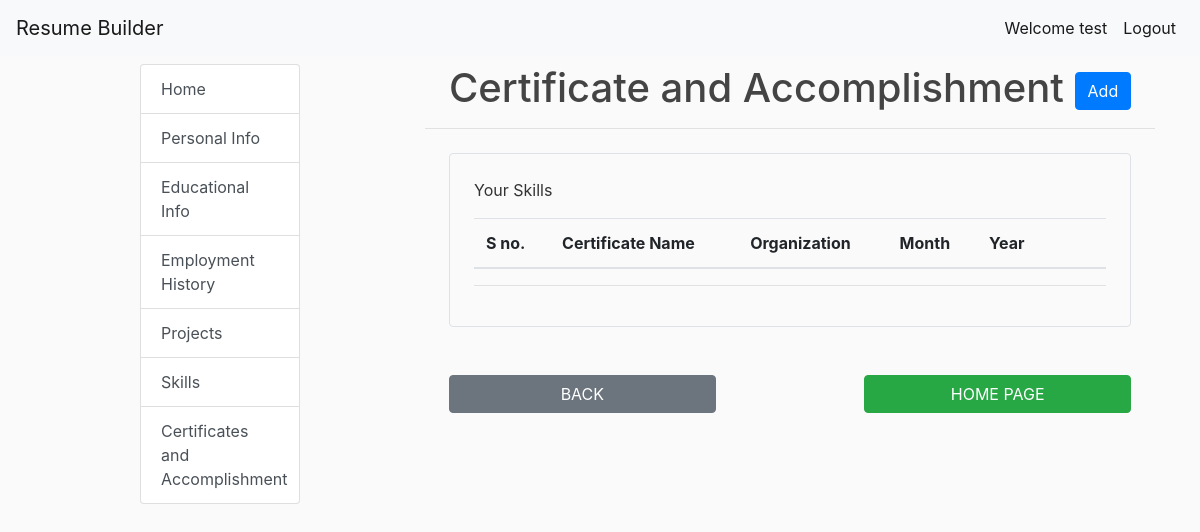
Page /certificate_list/ (signed in) on the earlier database version.
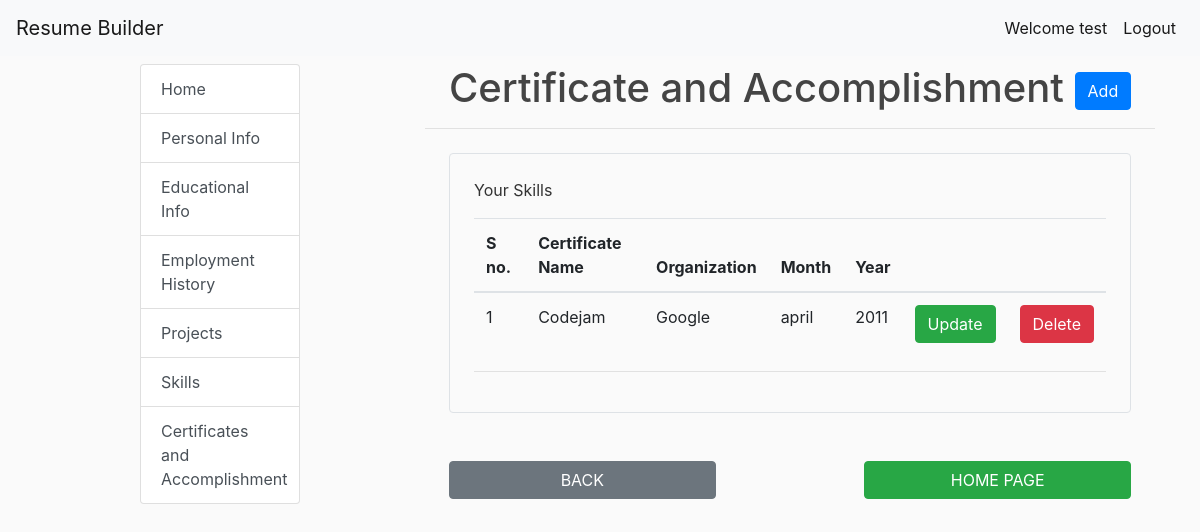
Same page on the later database version.
### resume_app/models.py (models this page shows)
class Certificate(models.Model):
    user = models.ForeignKey('auth.User', on_delete=models.CASCADE, related_name='certificates')
    certificate_title = models.CharField(max_length=100,null=True,blank=True)
    organization = models.CharField(max_length=100)
    month = models.CharField(max_length=6, choices=MONTHS_CHOICES, default='MAY')
    year = models.CharField(max_length=6, choices=YEAR_CHOICES, default='2019')
    description = models.TextField()

### resume_app/views.py (the view)
# urls.py: path('certificate_list/',views.certificate_list,name = 'certificate_list'),
@login_required
def certificate_list(request):
    lists = Certificate.objects.filter(user=request.user)
    return render(request,'resume_app/certificate_list.html',{'lists':lists})

### resume_app/templates/resume_app/certificate_list.html (shortened to what this page needs)
{% extends 'resume_app/base.html' %}
{% load crispy_forms_tags %}
{% block content %}
    <h1 class="pl-4">Certificate and Accomplishment  <a class="btn btn-primary" href="{% url 'new_certificate_info' %}">Add</a></h1>
    <hr>
    <div class="border rounded p-4 m-4">
        <p class="display-6">Your Skills</p>
        <table class="table">
            <thead>
                <tr>
                    <th>S no.</th>
                    <th>Certificate Name</th>
                    <th>Organization</th>
                    <th>Month</th>
                    <th>Year</th>
                    <th></th>
                    <th></th>
                </tr>
            </thead>
            <tbody>
                {% for l in lists %}
                <tr>
                    <td>{{forloop.counter}}</td>
                    <td>{{l.certificate_title}}</td>
                    <td>{{l.organization}}</td>
                    <td>{{l.month}}</td>
                    <td>{{l.year}}</td>
                    <td><a class="btn btn-success" href="{% url 'update_certificate_info' pk=l.id %}">Update</a></td>
                    <td><a class="btn btn-danger" href="{% url 'delete_certificate_info' pk=l.id %}">Delete</a></td>
                </tr>
                {% endfor %}
            </tbody>
        </table>
        <hr>
    </div>
<div class="row p-4 b-4">
    <div class="col-lg-5">
        <a class="btn btn-secondary" style="display:inline-block;width:100%" href="{% url 'skill_list' %}">BACK</a>
    </div>
    <div class="col-lg-2">
    </div>
    <div class="col-lg-5">
        <a class="btn btn-success" style="display:inline-block;width:100%" href="/">HOME PAGE</a>
    </div>
</div>
{% endblock %}

Differences in the rows shown:
added Certificate: certificate_title "Codejam", organization "Google", month "april", year "2011"
